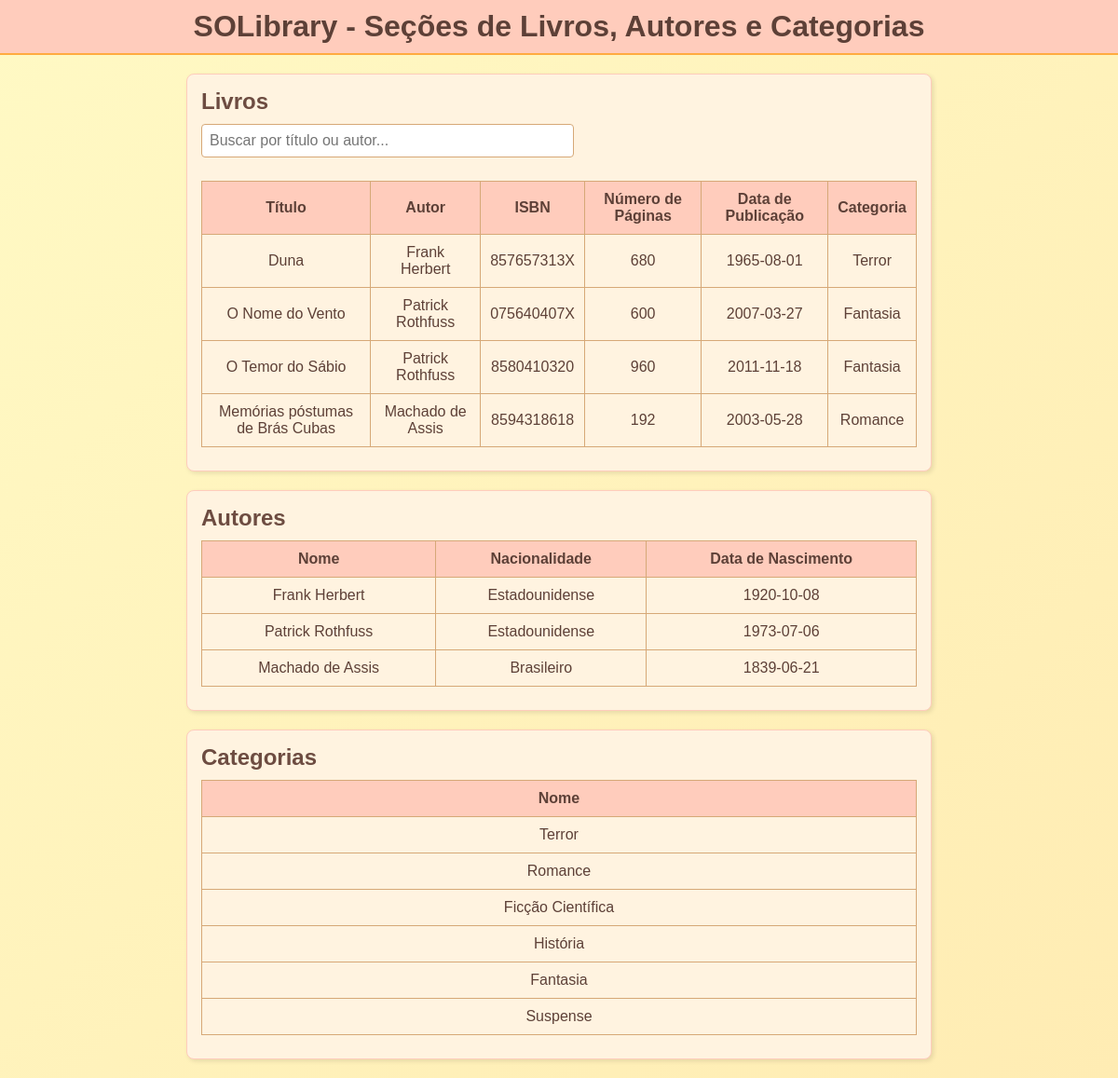
The app's page /sua-lista with its own data.
### SOLibrary/models/livros.py (models this page shows, shortened)
class Livros(db.Model):
    __tablename__ = 'livros'
    id = db.Column(db.Integer, primary_key=True)
    title = db.Column(db.String(120), nullable=False, index=True)
    author_id = db.Column(db.Integer, db.ForeignKey('autores.id'), nullable=False)
    isbn = db.Column(db.String(13), nullable=False, index=True)
    category_id = db.Column(db.Integer, db.ForeignKey('categorias.id'), nullable=False)
    number_pages = db.Column(db.Integer, nullable=False, default=0)
    pub_date = db.Column(db.Date, nullable=False)
    autores = db.relationship('Autores', back_populates='livros')
    categorias = db.relationship('Categorias', back_populates='livros')
    def toJson(self):
        return {
            "id": self.id,
            "title": self.title,
            "author_id": self.author_id,
            "ISBN": self.isbn,
            "category_id": self.category_id,
            "number_pages": self.number_pages,
            "pub_date": self.pub_date,
        }

### SOLibrary/models/autores.py (models this page shows, shortened)
class Autores(db.Model):
    __tablename__ = 'autores'
    id = db.Column(db.Integer, primary_key=True)
    name = db.Column(db.String(80), nullable=False, unique=True, index=True)
    nacionality = db.Column(db.String(80))
    birth_date = db.Column(db.Date, nullable=False)
    livros = db.relationship('Livros', back_populates='autores', lazy=True)
    def toJson(self):
        return {
            "id": self.id,
            "name": self.name,
            "nacionality": self.nacionality,
            "birth_date": self.birth_date,
        }

### SOLibrary/models/categorias.py (models this page shows, shortened)
class Categorias(db.Model):
    __tablename__ = 'categorias'
    id = db.Column(db.Integer, primary_key=True)
    name = db.Column(db.String(80), nullable=False)
    livros = db.relationship('Livros', back_populates='categorias')
    def toJson(self):
        return {
            "id": self.id,
            "name": self.name
        }

### SOLibrary/controllers/routes.py (the view)
@library.route ("/sua-lista")
def lista():
    livros = livros_repository.get_all_livros()
    autores = autores_repository.get_all_autores()
    categorias = categorias_repository.get_all_categorias()
    return render_template('lista.html', livros=livros, autores=autores, categorias=categorias)

### SOLibrary/SOLdao/AUTORESdao.py (called while the page is built)
    @staticmethod
    def get_autor(id):
        return Autores.query.get(id)

    @staticmethod
    def get_autores():
        return Autores.query.all()

### SOLibrary/SOLdao/CATEGORIASdao.py (called while the page is built)
    @staticmethod
    def get_categoria(id):
        return Categorias.query.get(id)

    @staticmethod
    def get_categorias():
        return Categorias.query.all()

### SOLibrary/SOLdao/LIVROSdao.py (called while the page is built)
    @staticmethod
    def get_livros():
        return Livros.query.all()

### SOLibrary/repository/autoresrep.py (called while the page is built)
    def get_all_autores(self):
        autores = self.autoresDAO.get_autores()
        return ([autor.toJson() for autor in autores])

### SOLibrary/repository/categoriasrep.py (called while the page is built)
    def get_all_categorias(self):
        categorias = self.categoriasDAO.get_categorias()
        return ([categoria.toJson() for categoria in categorias])

### SOLibrary/repository/livrosrep.py (called while the page is built)
    def get_all_livros(self):
        livros = self.livrosDao.get_livros()
        livrosJSON = []
        for livro in livros:
            livrosJSON.extend([livro.toJson()])
            autor = self.autoresDao.get_autor(livro.author_id)
            categoria = self.categoriasDao.get_categoria(livro.category_id)
            livrosJSON[livro.id-1]["author"] = autor.name
            livrosJSON[livro.id-1]["category"] = categoria.name
        return livrosJSON

### SOLibrary/templates/lista.html (shortened to what this page needs)
<!DOCTYPE html>
<html lang="en">
<head>
    <link rel="stylesheet" href="{{ url_for('static', filename='style.css') }}">
</head>
<body>
    <header>
        SOLibrary - Seções de Livros, Autores e Categorias
    </header>
    <div class="container">
        <div class="section">
            <h2>Livros</h2>
            <input type="text" placeholder="Buscar por título ou autor..." class="search-bar">
            <table>
                <thead>
                    <tr>
                        <th>Título</th>
                        <th>Autor</th>
                        <th>ISBN</th>
                        <th>Número de Páginas</th>
                        <th>Data de Publicação</th>
                        <th>Categoria</th>
                    </tr>
                </thead>
                <tbody>
                    {% for livro in livros %}
                        <tr>
                            <td>{{ livro.title }}</td>
                            <td>{{ livro.author }}</td>
                            <td>{{ livro.ISBN }}</td>
                            <td>{{ livro.number_pages }}</td>
                            <td>{{ livro.pub_date }}</td>
                            <td>{{ livro.category }}</td>
                        </tr>
                    {% endfor %}
                </tbody>
            </table>
        </div>
        <div class="section">
            <h2>Autores</h2>
            <table>
                <thead>
                    <tr>
                        <th>Nome</th>
                        <th>Nacionalidade</th>
                        <th>Data de Nascimento</th>
                    </tr>
                </thead>
                <tbody>
                    {% for autor in autores %}
                        <tr>
                            <td>{{ autor.name }}</td>
                            <td>{{ autor.nacionality }}</td>
                            <td>{{ autor.birth_date }}</td>
                        </tr>
                    {% endfor %}
                </tbody>
            </table>
        </div>
        <div class="section">
            <h2>Categorias</h2>
            <table>
                <thead>
                    <tr>
                        <th>Nome</th>
                    </tr>
                </thead>
                <tbody>
                    {% for categoria in categorias %}
                        <tr>
                            <td>{{ categoria.name }}</td>
                        </tr>
                    {% endfor %}
                </tbody>
            </table>
        </div>
    </div>
</body>
</html>

### SOLibrary/static/style.css (style rules this page uses)
* { margin: 0; padding: 0; box-sizing: border-box; }
body { font-family: Arial, sans-serif; background: linear-gradient(135deg, #fff9c4, #ffecb3); color: #5d4037; }
header { background-color: #ffccbc; padding: 10px 0; text-align: center; font-size: 2rem; font-weight: bold; border-bottom: 2px solid #ffab40; }
.container { padding: 20px; display: flex; flex-direction: column; align-items: center; gap: 20px; }
.section { background-color: #fff3e0; padding: 15px; border: 1px solid #ffccbc; border-radius: 8px; width: 100%; max-width: 800px; box-shadow: 2px 2px 5px rgba(0, 0, 0, 0.1); }
.section h2 { margin-bottom: 10px; color: #6d4c41; }
table { width: 100%; border-collapse: collapse; margin: 10px 0; }
th, td { border: 1px solid #d6a877; padding: 10px; text-align: center; }
th { background-color: #ffccbc; color: #5d4037; text-align: center; }
.search-bar { margin-bottom: 15px; padding: 8px; width: 100%; max-width: 400px; border: 1px solid #d6a877; border-radius: 4px; font-size: 1rem; }

### records on screen
Livros: title "Duna", ISBN "857657313X", number_pages "680", pub_date "1965-08-01"
Autores: author "Frank Herbert", name "Frank Herbert", nacionality "Estadounidense", birth_date "1920-10-08"
Categorias: category "Terror", name "Terror"
Livros: title "O Nome do Vento", ISBN "075640407X", number_pages "600", pub_date "2007-03-27"
Autores: author "Patrick Rothfuss" "Patrick Rothfuss", name "Patrick Rothfuss", nacionality "Estadounidense", birth_date "1973-07-06"
Categorias: category "Fantasia" "Fantasia", name "Fantasia"
Livros: title "O Temor do Sábio", ISBN "8580410320", number_pages "960", pub_date "2011-11-18"
Livros: title "Memórias póstumas de Brás Cubas", ISBN "8594318618", pub_date "2003-05-28"
Autores: author "Machado de Assis", name "Machado de Assis", nacionality "Brasileiro", birth_date "1839-06-21"
Categorias: category "Romance", name "Romance"
Categorias: name "Ficção Científica"
Categorias: name "História"
Categorias: name "Suspense"

### other values on screen
{{ livro.number_pages }} "192"
